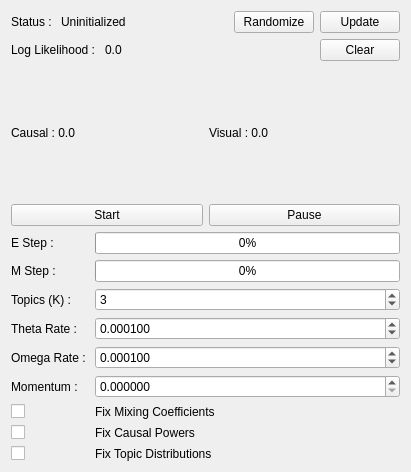
<?xml version="1.0" encoding="UTF-8"?>
<ui version="4.0">
 <class>LearningWindow</class>
 <widget class="QWidget" name="LearningWindow">
  <property name="geometry">
   <rect>
    <x>0</x>
    <y>0</y>
    <width>411</width>
    <height>472</height>
   </rect>
  </property>
  <property name="windowTitle">
   <string>Form</string>
  </property>
  <layout class="QVBoxLayout" name="verticalLayout">
   <item>
    <layout class="QHBoxLayout" name="horizontalLayout_3">
     <item>
      <widget class="QLabel" name="label">
       <property name="text">
        <string>Status : </string>
       </property>
      </widget>
     </item>
     <item>
      <widget class="QLabel" name="statusLabel">
       <property name="text">
        <string>Uninitialized</string>
       </property>
      </widget>
     </item>
     <item>
      <spacer name="horizontalSpacer">
       <property name="orientation">
        <enum>Qt::Horizontal</enum>
       </property>
       <property name="sizeHint" stdset="0">
        <size>
         <width>40</width>
         <height>20</height>
        </size>
       </property>
      </spacer>
     </item>
     <item>
      <widget class="QPushButton" name="randomButton">
       <property name="text">
        <string>Randomize</string>
       </property>
      </widget>
     </item>
     <item>
      <widget class="QPushButton" name="updateButton">
       <property name="text">
        <string>Update</string>
       </property>
      </widget>
     </item>
    </layout>
   </item>
   <item>
    <layout class="QHBoxLayout" name="horizontalLayout_4">
     <item>
      <widget class="QLabel" name="logLabel">
       <property name="text">
        <string>Log Likelihood : </string>
       </property>
      </widget>
     </item>
     <item>
      <widget class="QLabel" name="logData">
       <property name="text">
        <string>0.0</string>
       </property>
      </widget>
     </item>
     <item>
      <spacer name="horizontalSpacer_2">
       <property name="orientation">
        <enum>Qt::Horizontal</enum>
       </property>
       <property name="sizeHint" stdset="0">
        <size>
         <width>40</width>
         <height>20</height>
        </size>
       </property>
      </spacer>
     </item>
     <item>
      <widget class="QPushButton" name="clearButton">
       <property name="text">
        <string>Clear</string>
       </property>
      </widget>
     </item>
    </layout>
   </item>
   <item>
    <layout class="QHBoxLayout" name="horizontalLayout_2">
     <item>
      <widget class="QLabel" name="causalLabel">
       <property name="text">
        <string>Causal : 0.0</string>
       </property>
      </widget>
     </item>
     <item>
      <widget class="QLabel" name="visualLabel">
       <property name="text">
        <string>Visual : 0.0</string>
       </property>
      </widget>
     </item>
    </layout>
   </item>
   <item>
    <layout class="QHBoxLayout" name="horizontalLayout">
     <item>
      <widget class="QPushButton" name="startButton">
       <property name="text">
        <string>Start</string>
       </property>
      </widget>
     </item>
     <item>
      <widget class="QPushButton" name="pauseButton">
       <property name="text">
        <string>Pause</string>
       </property>
      </widget>
     </item>
    </layout>
   </item>
   <item>
    <layout class="QFormLayout" name="formLayout">
     <property name="fieldGrowthPolicy">
      <enum>QFormLayout::AllNonFixedFieldsGrow</enum>
     </property>
     <item row="0" column="0">
      <widget class="QLabel" name="label_2">
       <property name="text">
        <string>E Step :</string>
       </property>
      </widget>
     </item>
     <item row="0" column="1">
      <widget class="QProgressBar" name="EBar">
       <property name="value">
        <number>0</number>
       </property>
      </widget>
     </item>
     <item row="1" column="0">
      <widget class="QLabel" name="label_3">
       <property name="text">
        <string>M Step :</string>
       </property>
      </widget>
     </item>
     <item row="1" column="1">
      <widget class="QProgressBar" name="MBar">
       <property name="value">
        <number>0</number>
       </property>
      </widget>
     </item>
     <item row="2" column="0">
      <widget class="QLabel" name="label_5">
       <property name="text">
        <string>Topics (K) :</string>
       </property>
      </widget>
     </item>
     <item row="2" column="1">
      <widget class="QSpinBox" name="KBox">
       <property name="value">
        <number>3</number>
       </property>
      </widget>
     </item>
     <item row="3" column="0">
      <widget class="QLabel" name="label_4">
       <property name="text">
        <string>Theta Rate : </string>
       </property>
      </widget>
     </item>
     <item row="3" column="1">
      <widget class="QDoubleSpinBox" name="thetaRateBox">
       <property name="decimals">
        <number>6</number>
       </property>
       <property name="value">
        <double>0.000100000000000</double>
       </property>
      </widget>
     </item>
     <item row="4" column="0">
      <widget class="QLabel" name="label_6">
       <property name="text">
        <string>Omega Rate : </string>
       </property>
      </widget>
     </item>
     <item row="4" column="1">
      <widget class="QDoubleSpinBox" name="omegaBox">
       <property name="decimals">
        <number>6</number>
       </property>
       <property name="value">
        <double>0.000100000000000</double>
       </property>
      </widget>
     </item>
     <item row="5" column="0">
      <widget class="QLabel" name="label_7">
       <property name="text">
        <string>Momentum : </string>
       </property>
      </widget>
     </item>
     <item row="5" column="1">
      <widget class="QDoubleSpinBox" name="momentumBox">
       <property name="decimals">
        <number>6</number>
       </property>
       <property name="minimum">
        <double>0.000000000000000</double>
       </property>
      </widget>
     </item>
     <item row="6" column="0">
      <widget class="QCheckBox" name="fixedSigma">
       <property name="text">
        <string/>
       </property>
      </widget>
     </item>
     <item row="6" column="1">
      <widget class="QLabel" name="label_8">
       <property name="text">
        <string>Fix Mixing Coefficients</string>
       </property>
      </widget>
     </item>
     <item row="7" column="0">
      <widget class="QCheckBox" name="fixedOmega">
       <property name="text">
        <string/>
       </property>
      </widget>
     </item>
     <item row="7" column="1">
      <widget class="QLabel" name="label_10">
       <property name="text">
        <string>Fix Causal Powers</string>
       </property>
      </widget>
     </item>
     <item row="8" column="0">
      <widget class="QCheckBox" name="fixedTheta">
       <property name="text">
        <string/>
       </property>
      </widget>
     </item>
     <item row="8" column="1">
      <widget class="QLabel" name="label_11">
       <property name="text">
        <string>Fix Topic Distributions</string>
       </property>
      </widget>
     </item>
    </layout>
   </item>
  </layout>
 </widget>
 <resources/>
 <connections/>
</ui>
